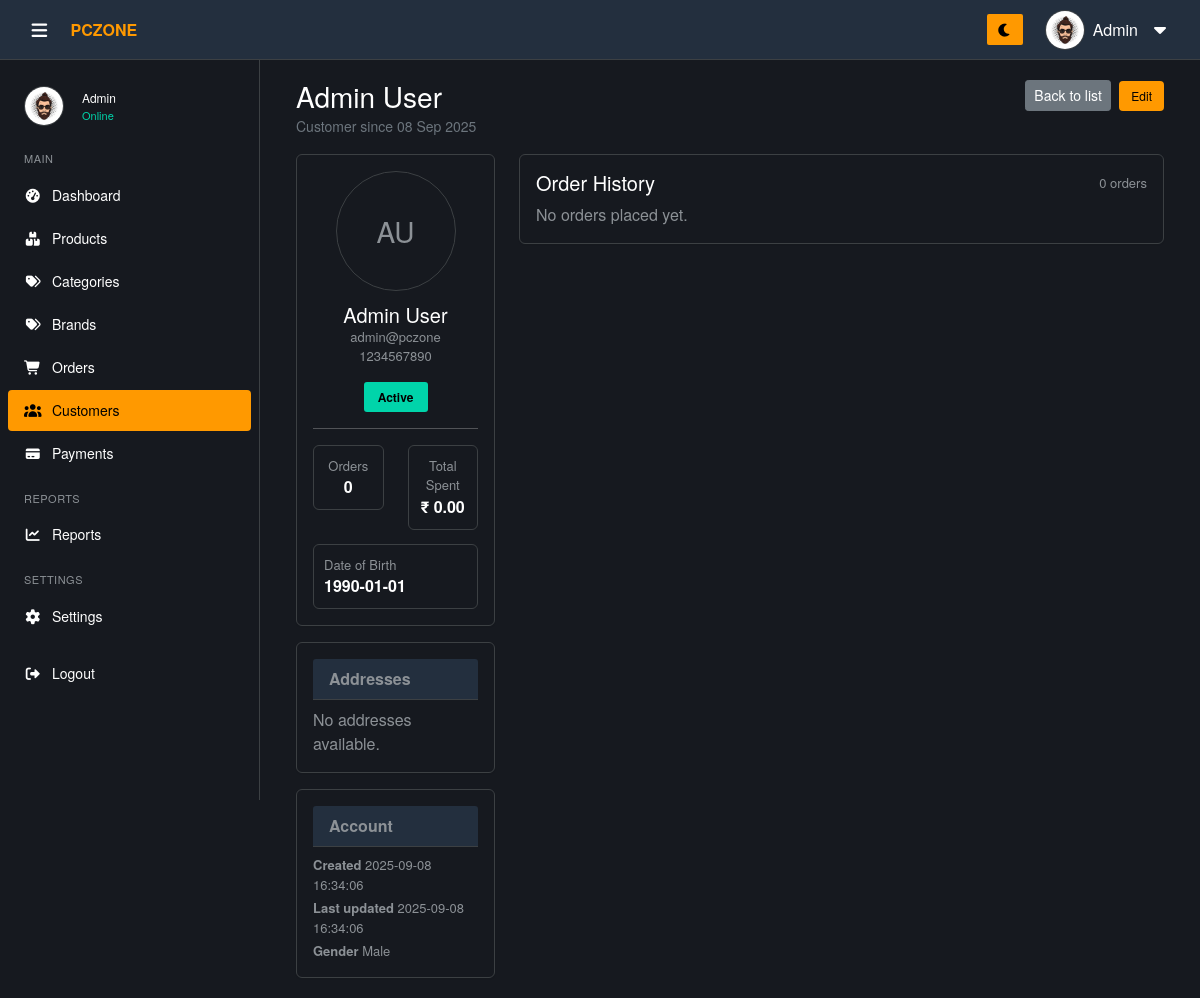
/admin/customer_view.php?id=1, run on an earlier commit of the app's database.
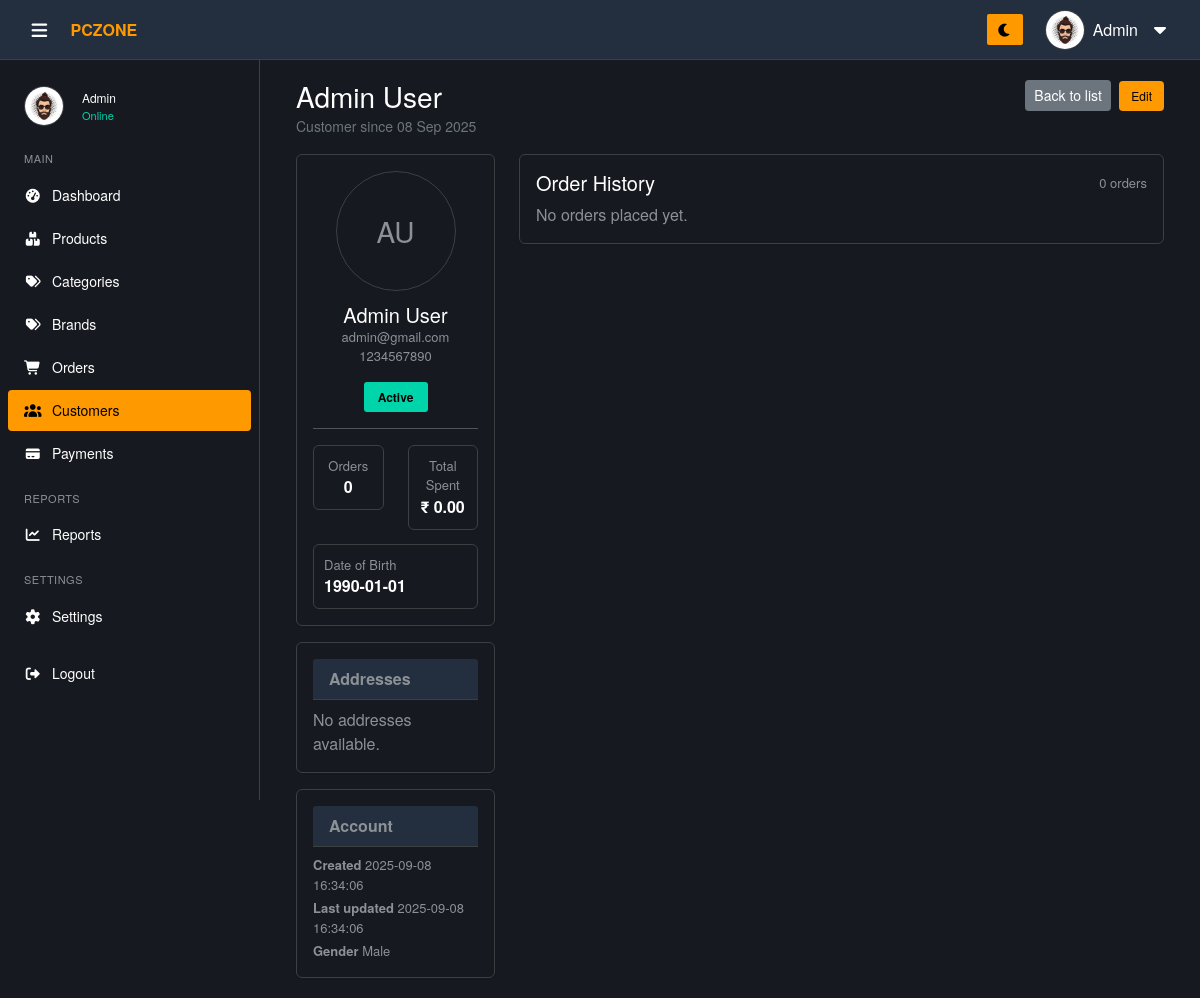
And on a later commit of the database.
### tables this page shows
CREATE TABLE IF NOT EXISTS users (
    user_id INT AUTO_INCREMENT PRIMARY KEY,
    first_name VARCHAR(100) NOT NULL,
    last_name VARCHAR(100) NOT NULL,
    username VARCHAR(150),
    email VARCHAR(100) UNIQUE NOT NULL,
    password VARCHAR(255) NOT NULL,
    date_of_birth DATE DEFAULT NULL,
    gender ENUM('Male','Female','Other') DEFAULT NULL,
    phone VARCHAR(20),
    email_verified BOOLEAN DEFAULT FALSE,
    role ENUM('admin','user') NOT NULL DEFAULT 'user',
    status ENUM('active','inactive') DEFAULT 'active',
    last_login DATETIME DEFAULT NULL,
    created_at TIMESTAMP DEFAULT CURRENT_TIMESTAMP,
    updated_at TIMESTAMP DEFAULT CURRENT_TIMESTAMP ON UPDATE CURRENT_TIMESTAMP
);

### admin/customer_view.php (the view, shortened to what this page needs)
<?php
require_once '../includes/db_connect.php';
function h($s)
{
  return htmlspecialchars((string)$s, ENT_QUOTES, 'UTF-8');
}
$customer_id = isset($_GET['id']) && ctype_digit($_GET['id']) ? (int)$_GET['id'] : 0;
$stmt = mysqli_prepare($conn, "
  SELECT user_id, first_name, last_name, email, phone, date_of_birth, gender,
         status, created_at, updated_at
  FROM users WHERE user_id = ?
");
mysqli_stmt_bind_param($stmt, 'i', $customer_id);
mysqli_stmt_execute($stmt);
$res = mysqli_stmt_get_result($stmt);
$customer = mysqli_fetch_assoc($res);
$stmt = mysqli_prepare($conn, "SELECT COUNT(*) AS orders_count, COALESCE(SUM(total_amount),0) AS total_purchases FROM orders WHERE user_id = ?");
mysqli_stmt_bind_param($stmt, 'i', $customer_id);
mysqli_stmt_execute($stmt);
$r = mysqli_stmt_get_result($stmt);
$totals = mysqli_fetch_assoc($r);
$orders_count = (int)($totals['orders_count'] ?? 0);
$total_purchases = (float)($totals['total_purchases'] ?? 0.0);
$stmt = mysqli_prepare($conn, "SELECT address_id, full_name, phone, address_line1, address_line2, city, state, zip, country, is_default FROM user_address WHERE user_id = ? ORDER BY is_default DESC, address_id ASC");
mysqli_stmt_bind_param($stmt, 'i', $customer_id);
mysqli_stmt_execute($stmt);
$addresses_res = mysqli_stmt_get_result($stmt);
$addresses = mysqli_fetch_all($addresses_res, MYSQLI_ASSOC);
$stmt = mysqli_prepare($conn, "
  SELECT o.order_id, o.order_date, o.order_status, o.total_amount, o.tracking_number, o.shipping_method, o.paid_at,
         o.order_notes, o.cancelled_at, o.refunded_at, o.shipped_date, o.delivered_date,
         COALESCE(p.payment_status,'Pending') AS payment_status,
         (SELECT COUNT(*) FROM order_items oi WHERE oi.order_id = o.order_id) AS items_count,
         b.full_name AS bill_name, b.address_line1 AS bill_line1, b.city AS bill_city, b.state AS bill_state, b.zip AS bill_zip, b.country AS bill_country,
         s.full_name AS ship_name, s.address_line1 AS ship_line1, s.city AS ship_city, s.state AS ship_state, s.zip AS ship_zip, s.country AS ship_country
  FROM orders o
  LEFT JOIN (SELECT order_id, MAX(payment_status) AS payment_status FROM payments GROUP BY order_id) p ON p.order_id = o.order_id
  LEFT JOIN user_address b ON b.address_id = o.billing_address_id
  LEFT JOIN user_address s ON s.address_id = o.shipping_address_id
  WHERE o.user_id = ?
  ORDER BY o.order_date DESC
");
mysqli_stmt_bind_param($stmt, 'i', $customer_id);
mysqli_stmt_execute($stmt);
$orders_res = mysqli_stmt_get_result($stmt);
$orders = mysqli_fetch_all($orders_res, MYSQLI_ASSOC);
?>
<!doctype html>
<html lang="en">
<head>
  <?php include './includes/header-link.php'; ?>
</head>
<body>
  <?php
  include './includes/header.php';
  include './includes/sidebar.php';
  ?>
  <main class="main-content pt-5 mt-4">
    <div class="container mt-2 customer-profile">
      <div class="d-flex justify-content-between align-items-start mb-3">
        <div>
          <h3 class="mb-0"><?= h($customer['first_name'] . ' ' . $customer['last_name']) ?></h3>
          <small class="text-muted">Customer since <?= h(date('d M Y', strtotime($customer['created_at']))) ?></small>
        </div>
        <div class="text-end">
          <a href="customers.php" class="btn btn-sm btn-secondary">Back to list</a>
          <a href="edit_customer.php?id=<?= (int)$customer['user_id'] ?>" class="btn btn-add ms-1">Edit</a>
        </div>
      </div>
      <div class="row gy-3">
        <div class="col-lg-3">
          <div class="card theme-card p-3 mb-3">
            <div class="card-body text-center d-flex flex-column align-items-center p-0">
              <?php if (!empty($customer['profile_image']) && file_exists('../uploads/' . $customer['profile_image'])): ?>
                <img src="../uploads/<?= h($customer['profile_image']) ?>" alt="profile" class="avatar-lg mb-2" style="object-fit:cover;">
              <?php else: ?>
                <div class="avatar-lg mb-2"><?= strtoupper(substr($customer['first_name'], 0, 1) . substr($customer['last_name'], 0, 1)) ?></div>
              <?php endif; ?>
              <h5 class="mt-1 mb-0"><?= h($customer['first_name'] . ' ' . $customer['last_name']) ?></h5>
              <div class="muted-small"><?= h($customer['email']) ?></div>
              <div class="muted-small mb-2"><?= h($customer['phone'] ?: '—') ?></div>
              <div class="d-flex justify-content-center gap-2 mt-2">
                <span class="stock-badge <?= ($customer['status'] === 'active') ? 'in-stock' : ($customer['status'] === 'inactive' ? 'low-stock' : 'out-of-stock') ?>"><?= h(ucfirst($customer['status'])) ?></span>
              </div>
            </div>
            <hr>
            <div class="row meta-row">
              <div class="col-6">
                <div class="stat-box text-center">
                  <div class="muted-small">Orders</div>
                  <div class="fw-bold"><?= $orders_count ?></div>
                </div>
              </div>
              <div class="col-6">
                <div class="stat-box text-center">
                  <div class="muted-small">Total Spent</div>
                  <div class="fw-bold">₹ <?= number_format($total_purchases, 2) ?></div>
                </div>
              </div>
              <div class="col-12 mt-2">
                <div class="stat-box">
                  <div class="muted-small">Date of Birth</div>
                  <div class="fw-bold"><?= $customer['date_of_birth'] ? h($customer['date_of_birth']) : '—' ?></div>
                </div>
              </div>
            </div>
          </div>
          <div class="card theme-card p-3 mb-3">
            <div class="card-header mb-2">Addresses</div>
            <?php if (count($addresses) === 0): ?>
              <p class="text-muted mb-0">No addresses available.</p>
            <?php endif; ?>
          </div>
          <div class="card theme-card p-3">
            <div class="card-header mb-2">Account</div>
            <div class="muted-small mb-1"><strong>Created</strong> <?= h($customer['created_at']) ?></div>
            <div class="muted-small mb-1"><strong>Last updated</strong> <?= h($customer['updated_at']) ?></div>
            <div class="muted-small"><strong>Gender</strong> <?= h($customer['gender'] ?: '—') ?></div>
          </div>
        </div>
        <div class="col-lg-9">
          <div class="card theme-card p-3 mb-3">
            <div class="d-flex justify-content-between align-items-center mb-2">
              <h5 class="mb-0">Order History</h5>
              <small class="muted-small"><?= count($orders) ?> orders</small>
            </div>
            <?php if (count($orders) === 0): ?>
              <p class="text-muted mb-0">No orders placed yet.</p>
            <?php endif; ?>
          </div>
        </div>
      </div>
    </div>
  </main>
</body>
</html>

### admin/includes/header-link.php
<link rel="stylesheet" href="./assets/vendor/bootstrap/css/bootstrap.min.css">
<link rel="stylesheet" href="./assets/vendor/fontawesome/css/all.min.css">
<link rel="stylesheet" href="./assets/css/style.css">

### admin/includes/header.php (shortened to what this page needs)
<?php
$userName = trim(($_SESSION['full_name'] ?? '')) ?: ($_SESSION['username'] ?? 'Admin');
?>
<header class="admin-header">
  <div class="left-section">
    <button id="hamburger" class="hamburger" type="button" aria-label="Toggle sidebar">
      <i class="fas fa-bars"></i>
    </button>
    <a href="dashboard.php" class="brand-link">
      <span style="color:#ff9900; font-weight:700;">PC</span>ZONE
    </a>
  </div>
  <div class="right-section">
    <button id="themeToggle" class="admin-button" type="button" aria-label="Toggle theme">
      <i id="themeIcon" class="fas fa-moon"></i>
    </button>
    <div class="dropdown">
      <button class="user-btn d-flex align-items-center gap-2" id="userDropdown" data-bs-toggle="dropdown" aria-expanded="false">
        <img src="./assets/images/admin.jpg" alt="avatar" class="admin-avatar">
        <span class="d-none d-sm-inline"><?= htmlspecialchars($userName) ?></span>
        <i class="fas fa-caret-down ms-1"></i>
      </button>
    </div>
  </div>
</header>

### admin/includes/sidebar.php
<?php
function active($name)
{
  if (!empty($GLOBALS['current_page'])) {
    return ($GLOBALS['current_page'] === $name) ? 'active' : '';
  }
  return (basename($_SERVER['PHP_SELF']) === $name . '.php') ? 'active' : '';
}
?>
<aside id="sidebar" class="sidebar">
  <div class="admin-profile d-flex align-items-center px-3 mb-3">
    <img src="./assets/images/admin.jpg" alt="avatar" class="admin-avatar">
    <div class="admin-info ms-2">
      <strong><?= htmlspecialchars($_SESSION['full_name'] ?? $_SESSION['username'] ?? 'Admin') ?></strong>
      <span class="status">Online</span>
    </div>
  </div>
  <nav class="nav-links px-2">
    <div class="nav-title">Main</div>
    <a href="dashboard.php" class="<?= active('dashboard') ?>">
      <span class="icon"><i class="fas fa-tachometer-alt"></i></span>
      <span class="label">Dashboard</span>
    </a>
    <a href="./products.php" class="<?= active('products') ?>">
      <span class="icon"><i class="fas fa-boxes"></i></span>
      <span class="label">Products</span>
    </a>
    <a href="./categories.php" class="<?= active('categories') ?>">
      <span class="icon"><i class="fas fa-tags"></i></span>
      <span class="label">Categories</span>
    </a>
    <a href="./brands.php" class="<?= active('brands') ?>">
      <span class="icon"><i class="fas fa-tags"></i></span>
      <span class="label">Brands</span>
    </a>
    <a href="./orders.php" class="<?= active('orders') ?>">
      <span class="icon"><i class="fas fa-shopping-cart"></i></span>
      <span class="label">Orders</span>
    </a>
    <a href="./customers.php" class="<?= active(name: 'customers') ?>">
      <span class="icon"><i class="fas fa-users"></i></span>
      <span class="label">Customers</span>
    </a>
    <a href="./payments.php" class="<?= active('payments') ?>">
      <span class="icon"><i class="fas fa-credit-card"></i></span>
      <span class="label">Payments</span>
    </a>
    <div class="nav-title mt-3">Reports</div>
    <a href="./reports.php" class="<?= active('reports') ?>">
      <span class="icon"><i class="fas fa-chart-line"></i></span>
      <span class="label">Reports</span>
    </a>
    <div class="nav-title mt-3">Settings</div>
    <a href="./settings.php" class="<?= active('settings') ?>">
      <span class="icon"><i class="fas fa-cog"></i></span>
      <span class="label">Settings</span>
    </a>
    <a href="./logout.php" class="mt-3">
      <span class="icon"><i class="fas fa-sign-out-alt"></i></span>
      <span class="label">Logout</span>
    </a>
  </nav>
</aside>

### admin/customer_view.php (style rules this page uses)
.avatar-lg { width: 120px; height: 120px; border-radius: 50%; display: flex; align-items: center; justify-content: center; font-size: 28px; background: var(--bg-section); color: var(--text-muted); border: 1px solid var(--border-color); }
.stat-box { border-radius: 6px; background: var(--bg-card); border: 1px solid var(--border-color); padding: 10px; }
.muted-small { color: var(--text-muted); font-size: 13px; }
.meta-row .col-6 { padding-bottom: 6px; }

What changed in the data, as far as the page shows it:
changed users "Admin User": email "admin@pczone" → "admin@gmail.com"
